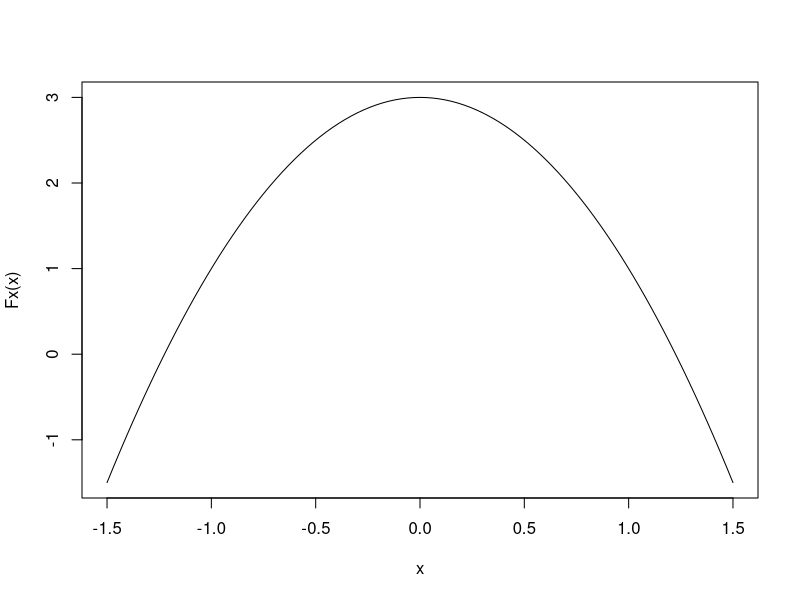

This figure's R source:
Fx <- function (x) {3 - 2*x^2} # an quadratic function with two roots
f <- function (x) {-4*x} # the derivative function of F

curve(Fx, -1.5, 1.5)

x <- 0.1 # note we cannot start at x==0

alpha = 5    # blows up
alpha = 2.5  # blows up slowly
alpha = 2    # oscillates
alpha = 1.25 # converges in 17
alpha = 1.1  # converges in 12
alpha = 1    # converges in 7
alpha = 0.9  # converges in 13
alpha = 0.5  # converges in 34
iter = 1
x <- 0.1 # note we cannot start at x==0
while (abs(Fx(x))> 1e-8 && iter<=35) {
  x <- x - alpha*Fx(x)/f(x)  # Newton's Method
  print(c(iter, x, Fx(x)))
  iter<-iter+1
}

x <- 0.1 # note we cannot start at x==0
alpha <- 1
Fx0 <- Fx(x)
p <- - Fx(x)/f(x) # search direction and step size at current point
relax <- p

Fx1 <- Fx(x-p)
0.5*Fx1^2
0.5*Fx0^2+alpha*relax

Fx(x); norm(as.matrix(Fx(x)),"F")^2
Fx(x-p); norm(as.matrix(Fx(x-p)),"F")^2
Fx(x-p) <= Fx(x)

